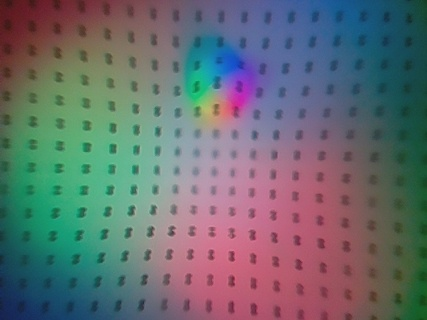
%> input picture matlab_version/calibration functions/illumination_calib/Dots1/sample_100.jpg, 427 x 320 px
$ octave --eval "result = FindBallArea_coarse(rgb2gray(imread('illumination_calib/Dots1/sample_100.jpg')));"   (GNU Octave 9; MATLAB toolbox functions it lacks are replaced by stand-ins)
%> lines starting %> are read from the running program, lines starting %| are printed output that depends on the picture
function [ContactMask, ValidMap, center, Radius]= FindBallArea_coarse(I,frame, MANUAL)
% find the circle in the pressing sphere sample case.
% The input matrix I is single-channelled, the result of the current image
% sustract the background
% MANUAL: whether to adjust the center and radius manually

TEST_DESPLAY=0;     %whether display the ball area
if ~exist('MANUAL')
    MANUAL=false;
end
if ~exist('frame')
    frame(:,:,1)=(I+50)*1.5;
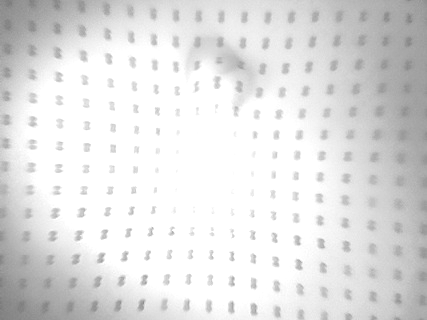
%> frame: size 320x427 uint8; min 120, max 255, mean 224.8
    frame(:,:,2)=(I+50)*1.5;
    frame(:,:,3)=(I+50)*1.5;
%> frame: size 320x427x3 uint8
end
MarkerAreaThresh=15;
SE=ones(7);
RadiusRange=[40 500]; % the preset range of the circle radius
RadiusTestWidth=50;

size1=size(I,1);size2=size(I,2);
%> after `size1=size(I,1)`: size1 = 320
%> after `size2=size(I,2)`: size2 = 427
mask1=(I>MarkerAreaThresh); % get the marker area
%> mask1: size 320x427 logical; every value is 1
mask2=~imdilate(mask1,SE);
%> mask2: size 320x427 logical; every value is 0
I_=I.*mask2;
%ini Output
Radius=0;
ValidMap=0;
ContactMask=0; center=0;

%% estimate the circle position
stepwidth=20;
thresh=0.35;
sumcol=sum(I_,1);
%> sumcol = 427 values from 0 to 0
sumcol0=sumcol-max(sumcol);
%> sumcol0 = 427 values from 0 to 0
t=find(sumcol0<(min(sumcol0)*thresh));
%> t = []
%> (the run ends here)
